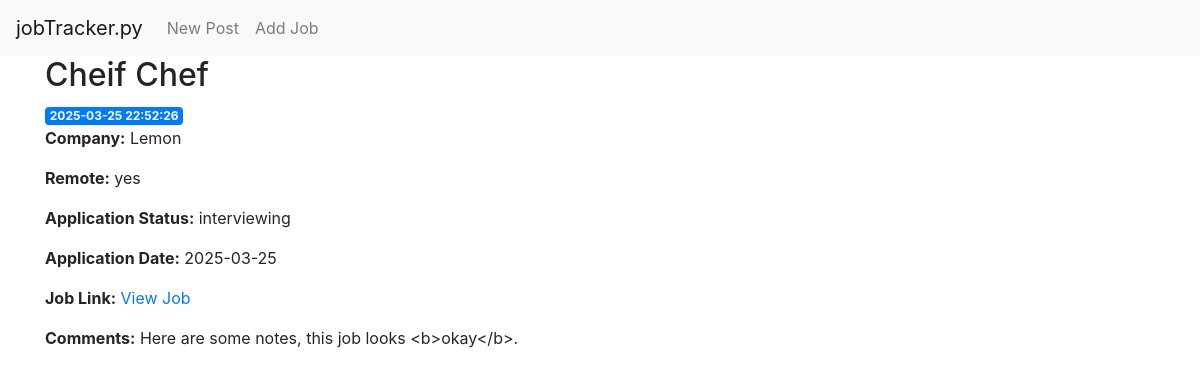
Before: /job/2 with the older database file.
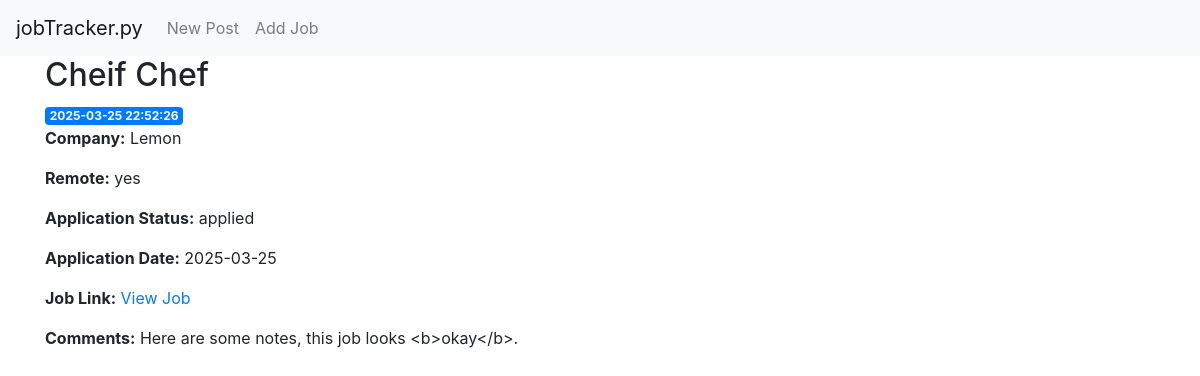
After: the same page with the newer database file.
### tables this page shows
CREATE TABLE jobs (
    id INTEGER PRIMARY KEY AUTOINCREMENT,
    created TIMESTAMP NOT NULL DEFAULT CURRENT_TIMESTAMP,
    job_title TEXT NOT NULL,
    company TEXT NOT NULL,
    remote_q TEXT CHECK(remote_q IN ('yes', 'no', 'hybrid')) NOT NULL,
    applied TEXT CHECK (applied IN ('applied', 'interested', 'interviewing', 'hired', 'denied')) NOT NULL,
    applied_date DATE,
    link TEXT,
    comments TEXT
);

### app.py (the view)
@app.route('/job/<int:job_id>')
def job(job_id):
    job = get_job(job_id)
    return render_template('job.html', job=job)

### app.py (called while the page is built)
def get_db_connection():
    conn = sqlite3.connect('database.db')
    conn.row_factory = sqlite3.Row
    return conn

def get_job(job_id):
    conn = get_db_connection()
    job = conn.execute('SELECT * FROM jobs WHERE id = ?',
                        (job_id,)).fetchone()
    conn.close()
    if job is None:
        abort(404)
    return job

### templates/job.html
{% extends 'base.html' %}
{% block content %}
    <h2>{% block title %} {{ job['job_title'] }} {% endblock %}</h2>
    <span class="badge badge-primary">{{ job['created'] }}</span>
    <p><strong>Company:</strong> {{ job['company'] }}</p>
    <p><strong>Remote:</strong> {{ job['remote_q'] }}</p>
    <p><strong>Application Status:</strong> {{ job['applied'] }}</p>
    <p><strong>Application Date:</strong> {{ job['applied_date'] if job['applied_date'] else 'N/A' }}</p>
    <p><strong>Job Link:</strong>
        {% if job['link'] %}
            <a href="{{ job['link'] }}" target="_blank">View Job</a>
        {% else %}
            N/A
        {% endif %}
    </p>
    <p><strong>Comments:</strong>
        {% if job['comments'] %}
            {{ job['comments'] }}
        {% else %}
            N/A
        {% endif %}
    </p>
{% endblock %}

Changed rows visible on the page:
changed jobs "Cheif Chef": applied "interviewing" → "applied"
